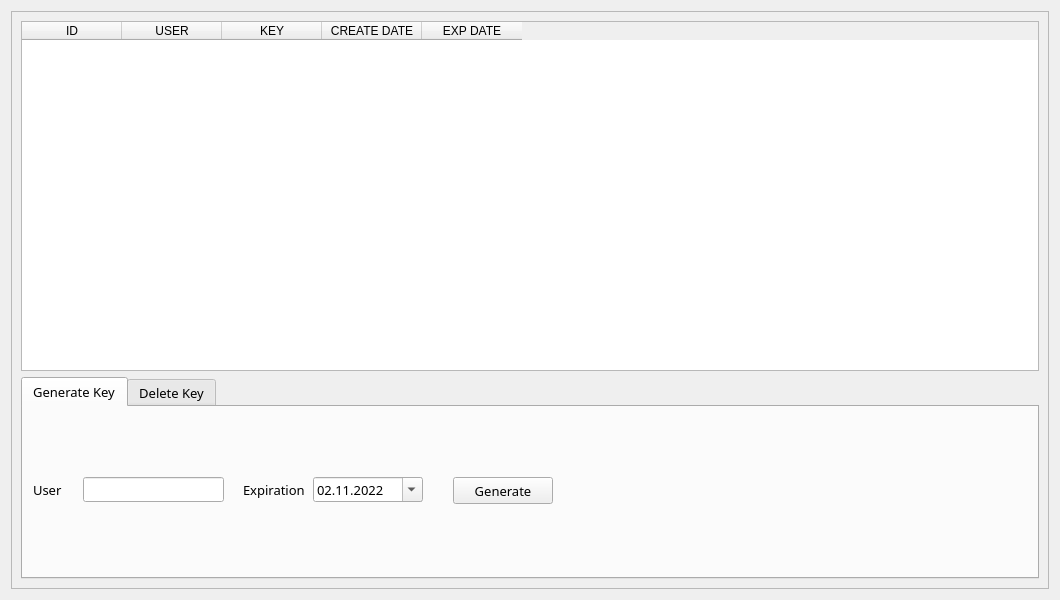
<?xml version="1.0" encoding="UTF-8"?>
<ui version="4.0">
 <class>admin_page</class>
 <widget class="QWidget" name="admin_page">
  <property name="geometry">
   <rect>
    <x>0</x>
    <y>0</y>
    <width>1060</width>
    <height>600</height>
   </rect>
  </property>
  <property name="font">
   <font>
    <family>Microsoft YaHei UI Light</family>
    <pointsize>10</pointsize>
   </font>
  </property>
  <property name="windowTitle">
   <string>Admin Panel</string>
  </property>
  <layout class="QVBoxLayout" name="verticalLayout">
   <item>
    <widget class="QScrollArea" name="scrollArea">
     <property name="widgetResizable">
      <bool>true</bool>
     </property>
     <widget class="QWidget" name="scrollAreaWidgetContents">
      <property name="geometry">
       <rect>
        <x>0</x>
        <y>0</y>
        <width>1040</width>
        <height>580</height>
       </rect>
      </property>
      <layout class="QVBoxLayout" name="verticalLayout_2">
       <item alignment="Qt::AlignTop">
        <widget class="QTableWidget" name="key_table">
         <property name="minimumSize">
          <size>
           <width>0</width>
           <height>350</height>
          </size>
         </property>
         <property name="maximumSize">
          <size>
           <width>16777215</width>
           <height>350</height>
          </size>
         </property>
         <property name="editTriggers">
          <set>QAbstractItemView::NoEditTriggers</set>
         </property>
         <column>
          <property name="text">
           <string>ID</string>
          </property>
         </column>
         <column>
          <property name="text">
           <string>USER</string>
          </property>
         </column>
         <column>
          <property name="text">
           <string>KEY</string>
          </property>
         </column>
         <column>
          <property name="text">
           <string>CREATE DATE</string>
          </property>
         </column>
         <column>
          <property name="text">
           <string>EXP DATE</string>
          </property>
         </column>
        </widget>
       </item>
       <item>
        <widget class="QTabWidget" name="tabWidget">
         <property name="currentIndex">
          <number>0</number>
         </property>
         <widget class="QWidget" name="tab">
          <attribute name="title">
           <string>Generate Key</string>
          </attribute>
          <widget class="QLineEdit" name="username_box">
           <property name="geometry">
            <rect>
             <x>60</x>
             <y>70</y>
             <width>141</width>
             <height>25</height>
            </rect>
           </property>
          </widget>
          <widget class="QLabel" name="label">
           <property name="geometry">
            <rect>
             <x>10</x>
             <y>70</y>
             <width>47</width>
             <height>25</height>
            </rect>
           </property>
           <property name="text">
            <string>User</string>
           </property>
          </widget>
          <widget class="QDateEdit" name="exp_date">
           <property name="geometry">
            <rect>
             <x>290</x>
             <y>70</y>
             <width>110</width>
             <height>25</height>
            </rect>
           </property>
           <property name="dateTime">
            <datetime>
             <hour>0</hour>
             <minute>0</minute>
             <second>0</second>
             <year>2022</year>
             <month>11</month>
             <day>2</day>
            </datetime>
           </property>
           <property name="displayFormat">
            <string>dd.MM.yyyy</string>
           </property>
           <property name="calendarPopup">
            <bool>true</bool>
           </property>
          </widget>
          <widget class="QLabel" name="label_4">
           <property name="geometry">
            <rect>
             <x>220</x>
             <y>70</y>
             <width>70</width>
             <height>25</height>
            </rect>
           </property>
           <property name="text">
            <string>Expiration</string>
           </property>
          </widget>
          <widget class="QPushButton" name="generate_button">
           <property name="geometry">
            <rect>
             <x>430</x>
             <y>70</y>
             <width>100</width>
             <height>27</height>
            </rect>
           </property>
           <property name="text">
            <string>Generate</string>
           </property>
          </widget>
         </widget>
         <widget class="QWidget" name="tab_2">
          <attribute name="title">
           <string>Delete Key</string>
          </attribute>
          <widget class="QLineEdit" name="ID_box">
           <property name="geometry">
            <rect>
             <x>60</x>
             <y>70</y>
             <width>100</width>
             <height>25</height>
            </rect>
           </property>
          </widget>
          <widget class="QLabel" name="label_2">
           <property name="geometry">
            <rect>
             <x>10</x>
             <y>70</y>
             <width>20</width>
             <height>25</height>
            </rect>
           </property>
           <property name="text">
            <string>ID</string>
           </property>
          </widget>
          <widget class="QPushButton" name="delete_button">
           <property name="geometry">
            <rect>
             <x>200</x>
             <y>70</y>
             <width>75</width>
             <height>27</height>
            </rect>
           </property>
           <property name="text">
            <string>Delete</string>
           </property>
          </widget>
         </widget>
        </widget>
       </item>
      </layout>
     </widget>
    </widget>
   </item>
  </layout>
 </widget>
 <resources/>
 <connections/>
</ui>
